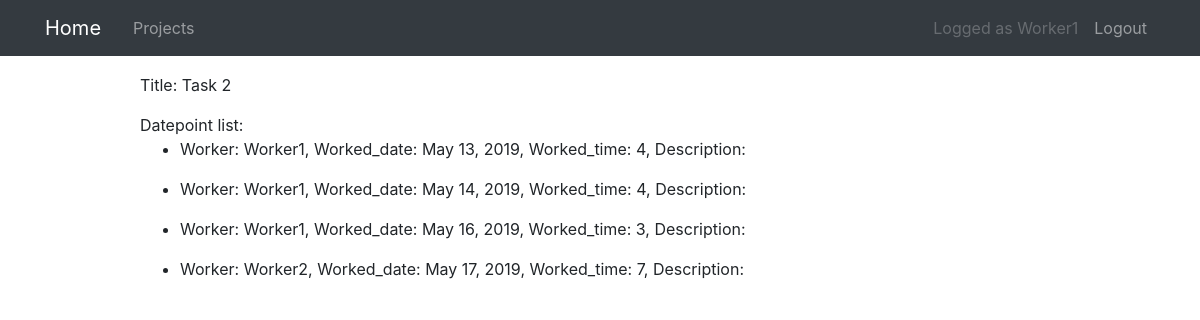
Page /task/2/ (signed in) on the committed database.
### projects/models.py (models this page shows, shortened)
class Task(models.Model):
    title = models.CharField(max_length=100)
    project = models.ForeignKey(Project, on_delete=models.CASCADE)

class DatePoint(models.Model):
    task = models.ForeignKey(Task, on_delete=models.CASCADE)
    worker = models.ForeignKey(User, on_delete=models.CASCADE)
    description = models.CharField(max_length=100, blank=True)
    worked_time = models.PositiveIntegerField()
    worked_date = models.DateField()
    date_created = models.DateTimeField(auto_now=True)

### projects/views.py (the view)
# urls.py: path("task/<int:pk>/", TaskDetailView.as_view(), name="task-detail"),
class TaskDetailView(
    PermissionRequiredMixin, UserBelongsToTaskMixin, DetailView
):
    model = Task
    def get_context_data(self, **kwargs):
        context = super().get_context_data(**kwargs)
        datepoint_list = DatePoint.objects.filter(task__id=self.kwargs["pk"])
        context["datepoint_list"] = datepoint_list
        return context
    permission_required = "projects.view_task"

### projects/mixins.py (called while the page is built)
    def test_func(self):
        user = self.request.user
        task_pk = self.kwargs["pk"]
        if user.groups.count() > 0:
            if user.groups.all()[0].name == "Worker":
                queryset = Task.objects.filter(
                    id=task_pk, project__worker=user
                )
                if queryset.count() > 0:
                    return True
            elif user.groups.all()[0].name == "Manager":
                queryset = Task.objects.filter(
                    id=task_pk, project__manager=user
                )
                if queryset.count() > 0:
                    return True
        else:
            return False

### projects/models.py (called while the page is built)
    def __str__(self):
        return f"{self.title}, {self.manager}"

### projects/templates/projects/task_detail.html (shortened to what this page needs)
{% extends "projects/base.html" %}
{% block content %}
<p>Title: {{ object.title }} </p>
{% if datepoint_list %}
Datepoint list:
{% endif %}
{% for datepoint in datepoint_list %}
<ul>
    <li>Worker: {{datepoint.worker}}, Worked_date: {{ datepoint.worked_date }}, Worked_time:
        {{ datepoint.worked_time }}, Description: {{ datepoint.description }}
    </li>
</ul>
{% endfor %}
{% endblock content %}

### projects/templates/projects/base.html (shortened to what this page needs)
{% load static %}
<!DOCTYPE html>
<html>
<head>
  <link rel="stylesheet" href="https://maxcdn.bootstrapcdn.com/bootstrap/4.0.0/css/bootstrap.min.css"
>
  <link rel="stylesheet" type="text/css" href="{% static 'projects/main.css' %}">
</head>
<body>
  <header>
    <nav class="navbar navbar-expand-md navbar-dark bg-dark">
      <div class="container">
        <a class="navbar-brand mr-4" href="{% url 'project-home' %}">Home</a>
        <div class="collapse navbar-collapse" id="navbarToggle">
          <div class="navbar-nav mr-auto">
            {% if user.is_authenticated %}
            {% if perms.projects.view_project %}
            {% if not request.user.is_staff %}
            <a class="nav-item nav-link" href="{% url 'project-list' %}">Projects</a>
            {% endif %}
            {% endif %}
            {% endif %}
          </div>
          <div class="navbar-nav">
            {% if user.is_authenticated %}
            <a class="nav-link disabled" href="#">Logged as {{ user.username }}</a>
            <a class="nav-item nav-link" href="{% url 'logout' %}">Logout</a>
            {% else %}
            <a class="nav-item nav-link" href="{% url 'login' %}">Login</a>
            {% endif %}
          </div>
        </div>
      </div>
    </nav>
  </header>
  <main role="main" class="container">
    <div class="row">
      <div class="col-1">
      </div>
      <div class="col-10">
        {% block content %}{% endblock %}
      </div>
      <div class="col-1"></div>
    </div>
  </main>
</body>
</html>

### projects/static/projects/main.css (style rules this page uses)
.navbar { margin-bottom: 2ex; }

### rows in the picture
Task: title "Task 2"
DatePoint: worker "Worker1", worked_date "May 13, 2019", worked_time "4"
DatePoint: worker "Worker1", worked_date "May 14, 2019", worked_time "4"
DatePoint: worker "Worker1", worked_date "May 16, 2019", worked_time "3"
DatePoint: worker "Worker2", worked_date "May 17, 2019", worked_time "7"

### other values in the picture
{{ user.username }} "Worker1"
